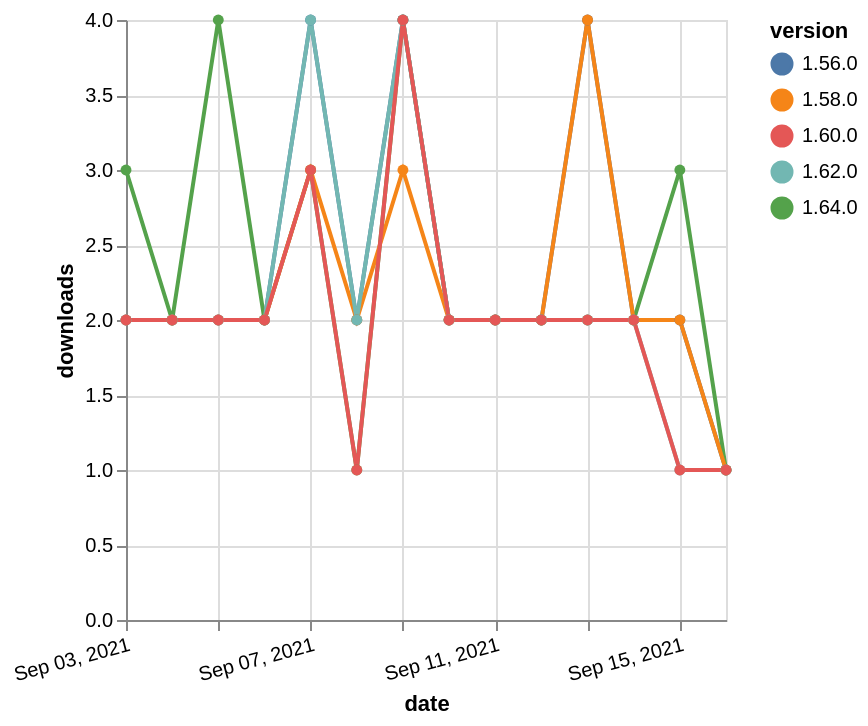

The Vega-Lite source for this figure:
### Vega-Lite specification from a JSON file in a GitHub repository (floating-point values rounded to 4 significant figures)
{"$schema": "https://vega.github.io/schema/vega-lite/v5.json", "description": "A simple bar chart with embedded data.", "data": {"values": [{"date": "2021-09-03", "total": 1983, "delta": 2, "version": "1.56.0"}, {"date": "2021-09-04", "total": 1985, "delta": 2, "version": "1.56.0"}, {"date": "2021-09-05", "total": 1987, "delta": 2, "version": "1.56.0"}, {"date": "2021-09-06", "total": 1989, "delta": 2, "version": "1.56.0"}, {"date": "2021-09-07", "total": 1993, "delta": 4, "version": "1.56.0"}, {"date": "2021-09-08", "total": 1995, "delta": 2, "version": "1.56.0"}, {"date": "2021-09-09", "total": 1999, "delta": 4, "version": "1.56.0"}, {"date": "2021-09-10", "total": 2001, "delta": 2, "version": "1.56.0"}, {"date": "2021-09-11", "total": 2003, "delta": 2, "version": "1.56.0"}, {"date": "2021-09-12", "total": 2005, "delta": 2, "version": "1.56.0"}, {"date": "2021-09-13", "total": 2009, "delta": 4, "version": "1.56.0"}, {"date": "2021-09-14", "total": 2011, "delta": 2, "version": "1.56.0"}, {"date": "2021-09-15", "total": 2013, "delta": 2, "version": "1.56.0"}, {"date": "2021-09-16", "total": 2014, "delta": 1, "version": "1.56.0"}, {"date": "2021-09-03", "total": 224, "delta": 3, "version": "1.64.0"}, {"date": "2021-09-04", "total": 226, "delta": 2, "version": "1.64.0"}, {"date": "2021-09-05", "total": 230, "delta": 4, "version": "1.64.0"}, {"date": "2021-09-06", "total": 232, "delta": 2, "version": "1.64.0"}, {"date": "2021-09-07", "total": 235, "delta": 3, "version": "1.64.0"}, {"date": "2021-09-08", "total": 236, "delta": 1, "version": "1.64.0"}, {"date": "2021-09-09", "total": 240, "delta": 4, "version": "1.64.0"}, {"date": "2021-09-10", "total": 242, "delta": 2, "version": "1.64.0"}, {"date": "2021-09-11", "total": 244, "delta": 2, "version": "1.64.0"}, {"date": "2021-09-12", "total": 246, "delta": 2, "version": "1.64.0"}, {"date": "2021-09-13", "total": 248, "delta": 2, "version": "1.64.0"}, {"date": "2021-09-14", "total": 250, "delta": 2, "version": "1.64.0"}, {"date": "2021-09-15", "total": 253, "delta": 3, "version": "1.64.0"}, {"date": "2021-09-16", "total": 254, "delta": 1, "version": "1.64.0"}, {"date": "2021-09-03", "total": 1478, "delta": 2, "version": "1.58.0"}, {"date": "2021-09-04", "total": 1480, "delta": 2, "version": "1.58.0"}, {"date": "2021-09-05", "total": 1482, "delta": 2, "version": "1.58.0"}, {"date": "2021-09-06", "total": 1484, "delta": 2, "version": "1.58.0"}, {"date": "2021-09-07", "total": 1487, "delta": 3, "version": "1.58.0"}, {"date": "2021-09-08", "total": 1489, "delta": 2, "version": "1.58.0"}, {"date": "2021-09-09", "total": 1492, "delta": 3, "version": "1.58.0"}, {"date": "2021-09-10", "total": 1494, "delta": 2, "version": "1.58.0"}, {"date": "2021-09-11", "total": 1496, "delta": 2, "version": "1.58.0"}, {"date": "2021-09-12", "total": 1498, "delta": 2, "version": "1.58.0"}, {"date": "2021-09-13", "total": 1502, "delta": 4, "version": "1.58.0"}, {"date": "2021-09-14", "total": 1504, "delta": 2, "version": "1.58.0"}, {"date": "2021-09-15", "total": 1506, "delta": 2, "version": "1.58.0"}, {"date": "2021-09-16", "total": 1507, "delta": 1, "version": "1.58.0"}, {"date": "2021-09-03", "total": 711, "delta": 2, "version": "1.62.0"}, {"date": "2021-09-04", "total": 713, "delta": 2, "version": "1.62.0"}, {"date": "2021-09-05", "total": 715, "delta": 2, "version": "1.62.0"}, {"date": "2021-09-06", "total": 717, "delta": 2, "version": "1.62.0"}, {"date": "2021-09-07", "total": 721, "delta": 4, "version": "1.62.0"}, {"date": "2021-09-08", "total": 723, "delta": 2, "version": "1.62.0"}, {"date": "2021-09-09", "total": 727, "delta": 4, "version": "1.62.0"}, {"date": "2021-09-10", "total": 729, "delta": 2, "version": "1.62.0"}, {"date": "2021-09-11", "total": 731, "delta": 2, "version": "1.62.0"}, {"date": "2021-09-12", "total": 733, "delta": 2, "version": "1.62.0"}, {"date": "2021-09-13", "total": 735, "delta": 2, "version": "1.62.0"}, {"date": "2021-09-14", "total": 737, "delta": 2, "version": "1.62.0"}, {"date": "2021-09-15", "total": 738, "delta": 1, "version": "1.62.0"}, {"date": "2021-09-16", "total": 739, "delta": 1, "version": "1.62.0"}, {"date": "2021-09-03", "total": 1005, "delta": 2, "version": "1.60.0"}, {"date": "2021-09-04", "total": 1007, "delta": 2, "version": "1.60.0"}, {"date": "2021-09-05", "total": 1009, "delta": 2, "version": "1.60.0"}, {"date": "2021-09-06", "total": 1011, "delta": 2, "version": "1.60.0"}, {"date": "2021-09-07", "total": 1014, "delta": 3, "version": "1.60.0"}, {"date": "2021-09-08", "total": 1015, "delta": 1, "version": "1.60.0"}, {"date": "2021-09-09", "total": 1019, "delta": 4, "version": "1.60.0"}, {"date": "2021-09-10", "total": 1021, "delta": 2, "version": "1.60.0"}, {"date": "2021-09-11", "total": 1023, "delta": 2, "version": "1.60.0"}, {"date": "2021-09-12", "total": 1025, "delta": 2, "version": "1.60.0"}, {"date": "2021-09-13", "total": 1027, "delta": 2, "version": "1.60.0"}, {"date": "2021-09-14", "total": 1029, "delta": 2, "version": "1.60.0"}, {"date": "2021-09-15", "total": 1030, "delta": 1, "version": "1.60.0"}, {"date": "2021-09-16", "total": 1031, "delta": 1, "version": "1.60.0"}]}, "width": "container", "mark": {"type": "line", "point": {"filled": true}}, "encoding": {"x": {"field": "date", "type": "temporal", "timeUnit": "yearmonthdate", "title": "date", "axis": {"labelAngle": -15}}, "y": {"field": "delta", "type": "quantitative", "title": "downloads"}, "color": {"field": "version", "type": "nominal"}, "tooltip": {"field": "delta"}}}
